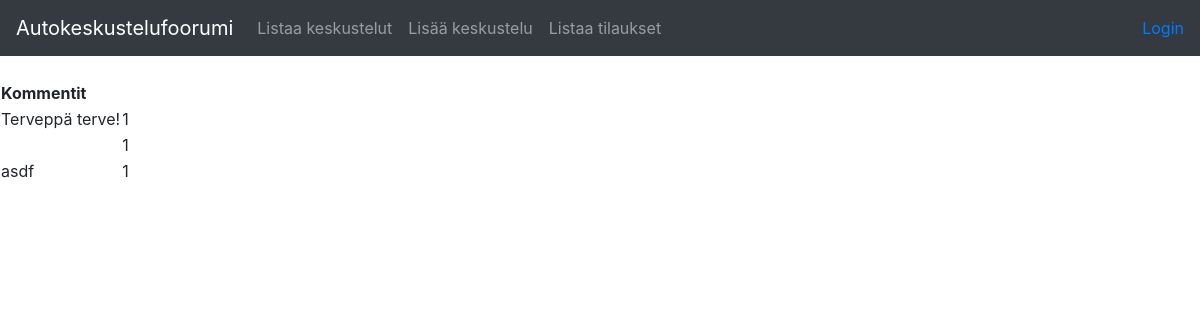
/comments, run on an earlier commit of the app's database.
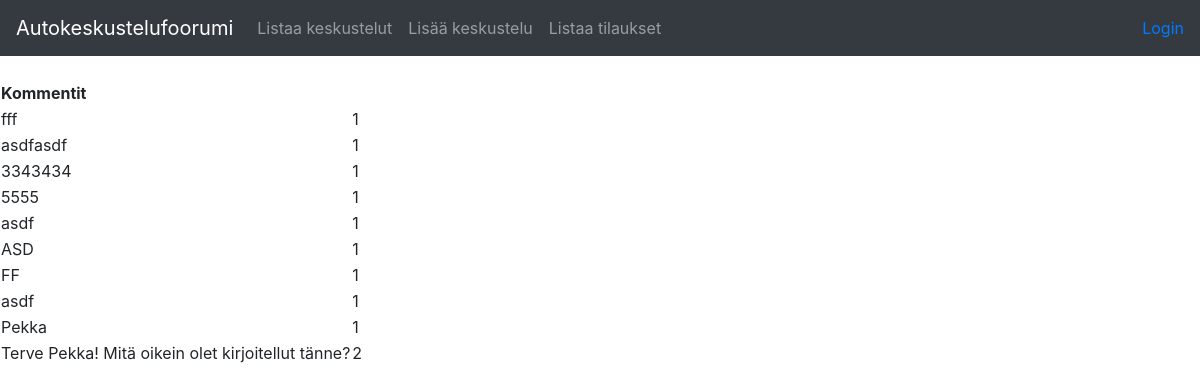
And on a later commit of the database.
### application/comments/models.py (models this page shows, shortened)
class Comment(db.Model):
    id = db.Column(db.Integer, primary_key=True)
    date_created = db.Column(db.DateTime, default=db.func.current_timestamp())
    date_modified = db.Column(db.DateTime, default=db.func.current_timestamp(),
    onupdate=db.func.current_timestamp())
    name = db.Column(db.String(144), nullable=False)
    account_id = db.Column(db.Integer, db.ForeignKey('account.id'),  nullable=False)

### application/comments/views.py (the view)
@app.route("/comments", methods=["GET"])
def comments_index():
    return render_template("comments/list.html", comments = Comment.query.all())

### application/templates/comments/list.html (shortened to what this page needs)
{% extends "layout.html" %}
{% block body %}
  <table>
    <tr>
      <th>Kommentit</th>
      <th></th>
    </tr>
    {% for comment in comments %}
    <tr>
      <td>{{ comment.name }}</td>
      <td>{{ comment.account_id }}</td>
    </tr>
    {% endfor %}
  </table>
{% endblock %}

### application/templates/layout.html (shortened to what this page needs)
<!DOCTYPE html>
<html>
<head>
  <link rel="stylesheet" href="https://maxcdn.bootstrapcdn.com/bootstrap/4.0.0/css/bootstrap.min.css"
>
</head>
<body>
    <nav class="navbar navbar-expand-md navbar-dark bg-dark mb-4">
        <a class="navbar-brand" href="#">Autokeskustelufoorumi</a>
        <div class="collapse navbar-collapse" id="navbarCollapse">
                <ul class="navbar-nav mr-auto">
                  <li class="nav-item">
                      <a class="nav-link" href="{{ url_for('conversations_index') }} ">Listaa keskustelut</a>
                    </li>
                    <li class="nav-item">
                        <a class="nav-link" href="{{ url_for('conversations_form') }} ">Lisää keskustelu</a>
                      </li>
                      <li class="nav-item">
                        <a class="nav-link" href="{{ url_for('conversations_subscriptions') }} ">Listaa tilaukset</a>
                      </li>
                </ul>
                <div class="form-inline mt-2 mt-md-0">
            {% if current_user.is_authenticated %}
            <a href="{{ url_for('auth_logout') }}">Kirjautunut käyttäjällä {{ current_user.name }} -- Kirjaudu ulos</a>
            {% else %}
            <a href="{{ url_for('auth_login') }}">Login</a>
            {% endif %}
                </div>
        </div>
            </nav>
  {% block body %}{% endblock %}
</body>
</html>

What changed in the data, as far as the page shows it:
removed Comment: name "Terveppä terve!", account_id "1"
removed Comment: account_id "1"
added Comment: name "fff", account_id "1"
added Comment: name "asdfasdf", account_id "1"
added Comment: name "3343434", account_id "1"
added Comment: name "5555", account_id "1"
added Comment: name "ASD", account_id "1"
added Comment: name "FF", account_id "1"
added Comment: name "asdf", account_id "1"
added Comment: name "Pekka", account_id "1"
added Comment: name "Terve Pekka! Mitä oikein olet kirjoitellut tänne?", account_id "2"
